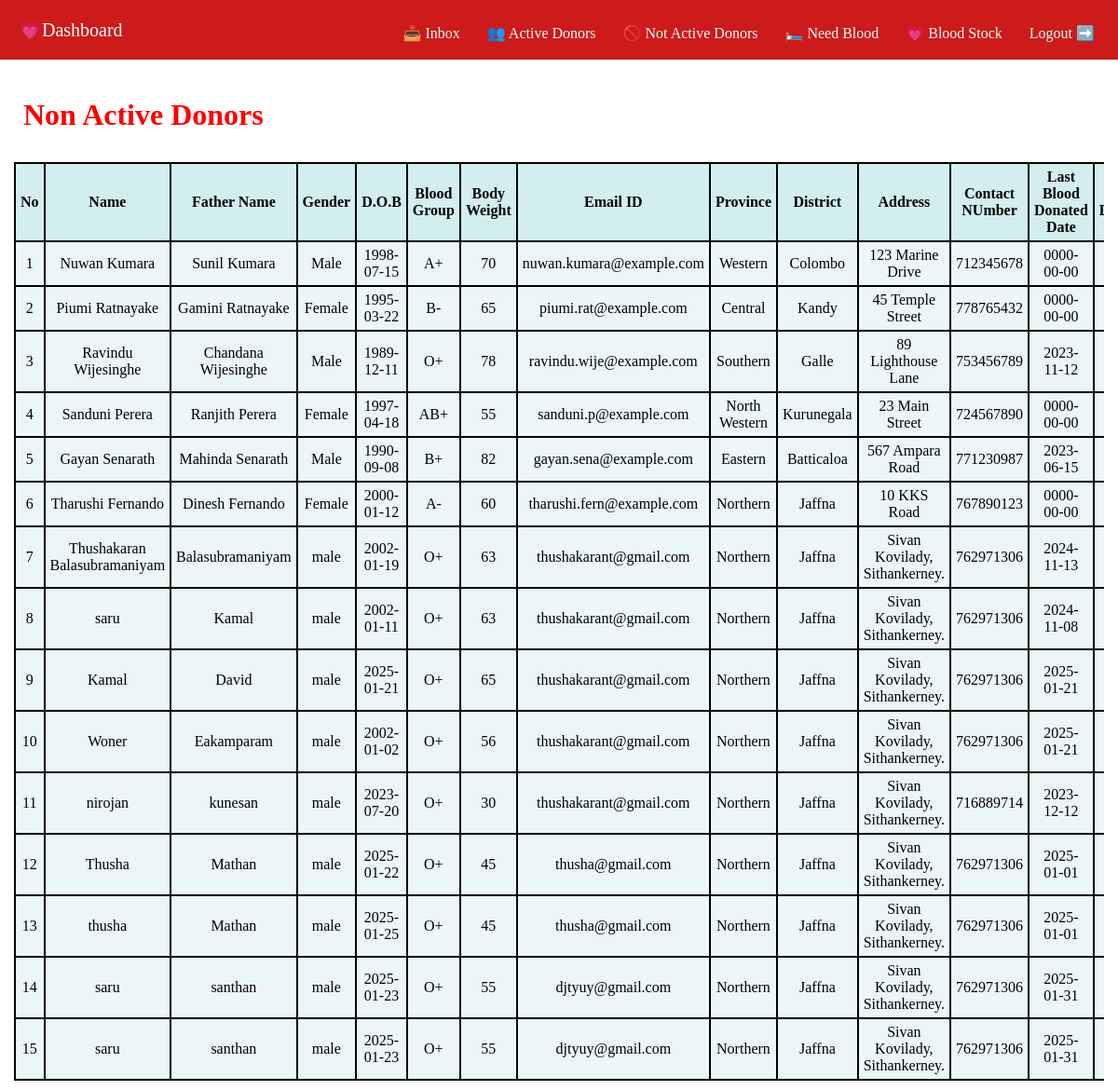
/non_active_donors.php (signed in), run on the app's committed database.
### tables this page shows
CREATE TABLE `non_active_donor_register` (
  `Name` varchar(50) NOT NULL,
  `Father Name` varchar(50) NOT NULL,
  `Gender` varchar(50) NOT NULL,
  `D.O.B` date NOT NULL,
  `Blood Group` char(50) NOT NULL,
  `Body Weight` char(50) NOT NULL,
  `Email ID` char(150) NOT NULL,
  `Province` varchar(50) NOT NULL,
  `District` varchar(50) NOT NULL,
  `Address` varchar(150) NOT NULL,
  `Contact Number` int NOT NULL,
  `Last Blood Donated Date` date NOT NULL,
  `New Donor` varchar(50) NOT NULL
);

### non_active_donors.php (the view, shortened to what this page needs)
<?php
    include("database.php");
?>
<!DOCTYPE html>
<html lang="en">
<head>
    <link rel="stylesheet" href="CSS/non_active_donors.css">
</head>
<body>
    <?php
        include("dashboard_nav.php");
    ?>
    <div class="wrapper">
        <h1 id="heading">Non Active Donors</h1>
        <?php
            $sql="SELECT `Name`, `Father Name`, `Gender`, `D.O.B`, `Blood Group`, `Body Weight`, `Email ID`, `Province`, `District`, `Address`, `Contact Number`, `Last Blood Donated Date`, `New Donor` FROM `non_active_donor_register`";
            $res=$db->query($sql);
            if($res->num_rows>0){
                echo "
                    <table>
                        <tr>
                            <th>No</th>
                            <th>Name</th>
                            <th>Father Name</th>
                            <th>Gender</th>
                            <th>D.O.B</th>
                            <th>Blood Group</th>
                            <th>Body Weight</th>
                            <th>Email ID</th>
                            <th>Province</th>
                            <th>District</th>
                            <th>Address</th>
                            <th>Contact NUmber</th>
                            <th>Last Blood Donated Date</th>
                            <th>New Donor</th>
                            <th>Active</th>
                            <th>Delete</th>
                        </tr>
                    ";
                    $i=0;
                    while($row = $res->fetch_assoc()) {
                        $i++;
                        echo "<tr>";
                            echo "<td data-label='No'>{$i}</td>";
                            echo "<td data-label='Name'>{$row["Name"]}</td>";
                            echo "<td data-label='Father Name'>{$row["Father Name"]}</td>";
                            echo "<td data-label='Gender'>{$row["Gender"]}</td>";
                            echo "<td data-label='D.O.B'>{$row["D.O.B"]}</td>";
                            echo "<td data-label='Blood Group'>{$row["Blood Group"]}</td>";
                            echo "<td data-label='Body Weight'>{$row["Body Weight"]}</td>";
                            echo "<td data-label='Email ID'>{$row["Email ID"]}</td>";
                            echo "<td data-label='Province'>{$row["Province"]}</td>";
                            echo "<td data-label='District'>{$row["District"]}</td>";
                            echo "<td data-label='Address'>{$row["Address"]}</td>";
                            echo "<td data-label='Contact Number'>{$row["Contact Number"]}</td>";
                            echo "<td data-label='Last Blood Donated Date'>{$row["Last Blood Donated Date"]}</td>";
                            echo "<td data-label='New Donor'>{$row["New Donor"]}</td>";
                        echo "</tr>";
                    }
                echo "</table>";
            }
            else {
                echo "<p class='message'>No Active Donors Found</p>";
            }
        ?>
    </div>
</body>
</html>

### CSS/non_active_donors.css (style rules this page uses)
.wrapper { text-align: justify; padding: 10px 15px; }
table { background-color: rgb(235, 247, 247); width: 100%; border-collapse: collapse; overflow-x: auto; display: block; }
table td, table th { border: 2px solid black; padding: 5px; text-align: center; }
table th { background-color: rgb(211, 238, 238); }
#heading { color: red; padding: 10px; }

### CSS/dashboard_nav.css (style rules this page uses)
html,body { margin: 0; padding: 0; font-family: Cambria, Cochin, Georgia, Times, 'Times New Roman', serif; }

### data on the page
non_active_donor_register: Name "Nuwan Kumara", Father Name "Sunil Kumara", Gender "Male", O "1998-07-15", Blood Group "A+", Body Weight "70", Email ID "nuwan.kumara@example.com", Province "Western", District "Colombo", Address "123 Marine Drive", Contact Number "712345678", Last Blood Donated Date "0000-00-00"
non_active_donor_register: Name "Piumi Ratnayake", Father Name "Gamini Ratnayake", Gender "Female", O "1995-03-22", Blood Group "B-", Body Weight "65", Email ID "piumi.rat@example.com", Province "Central", District "Kandy", Address "45 Temple Street", Contact Number "778765432", Last Blood Donated Date "0000-00-00"
non_active_donor_register: Name "Ravindu Wijesinghe", Father Name "Chandana Wijesinghe", Gender "Male", O "1989-12-11", Blood Group "O+", Body Weight "78", Email ID "ravindu.wije@example.com", Province "Southern", District "Galle", Address "89 Lighthouse Lane", Contact Number "753456789", Last Blood Donated Date "2023-11-12"
non_active_donor_register: Name "Sanduni Perera", Father Name "Ranjith Perera", Gender "Female", O "1997-04-18", Blood Group "AB+", Body Weight "55", Email ID "sanduni.p@example.com", Province "North Western", District "Kurunegala", Address "23 Main Street", Contact Number "724567890", Last Blood Donated Date "0000-00-00"
non_active_donor_register: Name "Gayan Senarath", Father Name "Mahinda Senarath", Gender "Male", O "1990-09-08", Blood Group "B+", Body Weight "82", Email ID "gayan.sena@example.com", Province "Eastern", District "Batticaloa", Address "567 Ampara Road", Contact Number "771230987", Last Blood Donated Date "2023-06-15"
non_active_donor_register: Name "Tharushi Fernando", Father Name "Dinesh Fernando", Gender "Female", O "2000-01-12", Blood Group "A-", Body Weight "60", Email ID "tharushi.fern@example.com", Province "Northern", District "Jaffna", Address "10 KKS Road", Contact Number "767890123", Last Blood Donated Date "0000-00-00"
non_active_donor_register: Name "Thushakaran Balasubramaniyam", Father Name "Balasubramaniyam", Gender "male", O "2002-01-19", Blood Group "O+", Body Weight "63", Email ID "thushakarant@gmail.com", Province "Northern", District "Jaffna", Address "Sivan Kovilady, Sithankerney.", Contact Number "762971306", Last Blood Donated Date "2024-11-13"
non_active_donor_register: Name "saru", Father Name "Kamal", Gender "male", O "2002-01-11", Blood Group "O+", Body Weight "63", Email ID "thushakarant@gmail.com", Province "Northern", District "Jaffna", Address "Sivan Kovilady, Sithankerney.", Contact Number "762971306", Last Blood Donated Date "2024-11-08"
non_active_donor_register: Name "Kamal", Father Name "David", Gender "male", O "2025-01-21", Blood Group "O+", Body Weight "65", Email ID "thushakarant@gmail.com", Province "Northern", District "Jaffna", Address "Sivan Kovilady, Sithankerney.", Contact Number "762971306", Last Blood Donated Date "2025-01-21"
non_active_donor_register: Name "Woner", Father Name "Eakamparam", Gender "male", O "2002-01-02", Blood Group "O+", Body Weight "56", Email ID "thushakarant@gmail.com", Province "Northern", District "Jaffna", Address "Sivan Kovilady, Sithankerney.", Contact Number "762971306", Last Blood Donated Date "2025-01-21"
non_active_donor_register: Name "nirojan", Father Name "kunesan", Gender "male", O "2023-07-20", Blood Group "O+", Body Weight "30", Email ID "thushakarant@gmail.com", Province "Northern", District "Jaffna", Address "Sivan Kovilady, Sithankerney.", Contact Number "716889714", Last Blood Donated Date "2023-12-12"
non_active_donor_register: Name "Thusha", Father Name "Mathan", Gender "male", O "2025-01-22", Blood Group "O+", Body Weight "45", Email ID "thusha@gmail.com", Province "Northern", District "Jaffna", Address "Sivan Kovilady, Sithankerney.", Contact Number "762971306", Last Blood Donated Date "2025-01-01"
non_active_donor_register: Name "thusha", Father Name "Mathan", Gender "male", O "2025-01-25", Blood Group "O+", Body Weight "45", Email ID "thusha@gmail.com", Province "Northern", District "Jaffna", Address "Sivan Kovilady, Sithankerney.", Contact Number "762971306", Last Blood Donated Date "2025-01-01"
non_active_donor_register: Name "saru", Father Name "santhan", Gender "male", O "2025-01-23", Blood Group "O+", Body Weight "55", Email ID "djtyuy@gmail.com", Province "Northern", District "Jaffna", Address "Sivan Kovilady, Sithankerney.", Contact Number "762971306", Last Blood Donated Date "2025-01-31"
non_active_donor_register: Name "saru", Father Name "santhan", Gender "male", O "2025-01-23", Blood Group "O+", Body Weight "55", Email ID "djtyuy@gmail.com", Province "Northern", District "Jaffna", Address "Sivan Kovilady, Sithankerney.", Contact Number "762971306", Last Blood Donated Date "2025-01-31"
